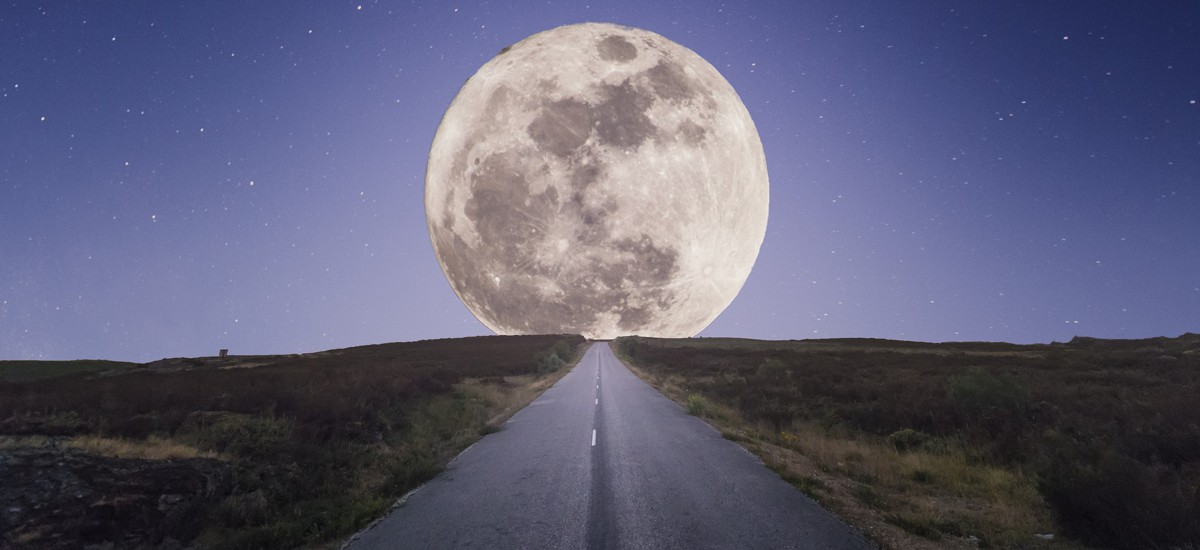
#> input picture lab3/route-fifty-lead-image.jpg, 1200 x 550 px
$ python manual3.py   (older library calls are emulated)
#> lines starting #> are read from the running program, lines starting #| are printed output that depends on the picture; after the words box and inside, x2 and y2 are one past the last pixel; in counts of white or black regions, pixels touching at a corner belong together
import cv2
import numpy as np
from scipy import ndimage as nd
img = cv2.imread('route-fifty-lead-image.jpg')
#> img is the input picture: shape (550, 1200, 3); mean B, G, R 117.5, 93.6, 94

# Q1
gaussian = cv2.GaussianBlur(img, (7, 7), 0)
# cv2.imshow('gaussian', gaussian)

# Q2
canny = cv2.Canny(img, 200, 300)
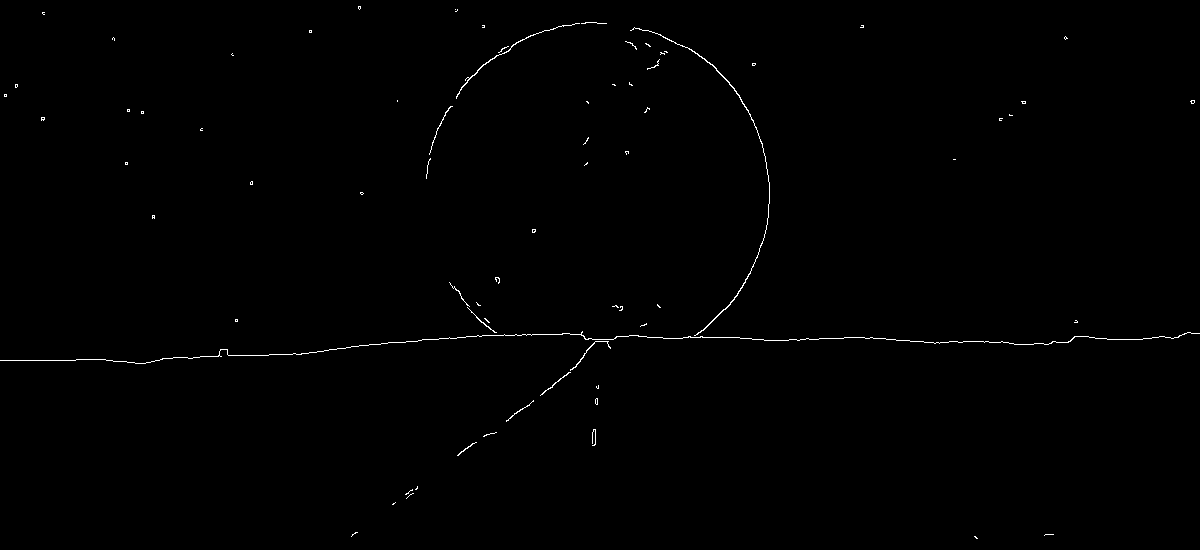
#> canny: shape (550, 1200); 0.43% white in thin lines or dots
# cv2.imshow('canny', canny)

# Q3
sobel_x = cv2.Sobel(img, cv2.CV_64F, 1, 0, ksize=5)
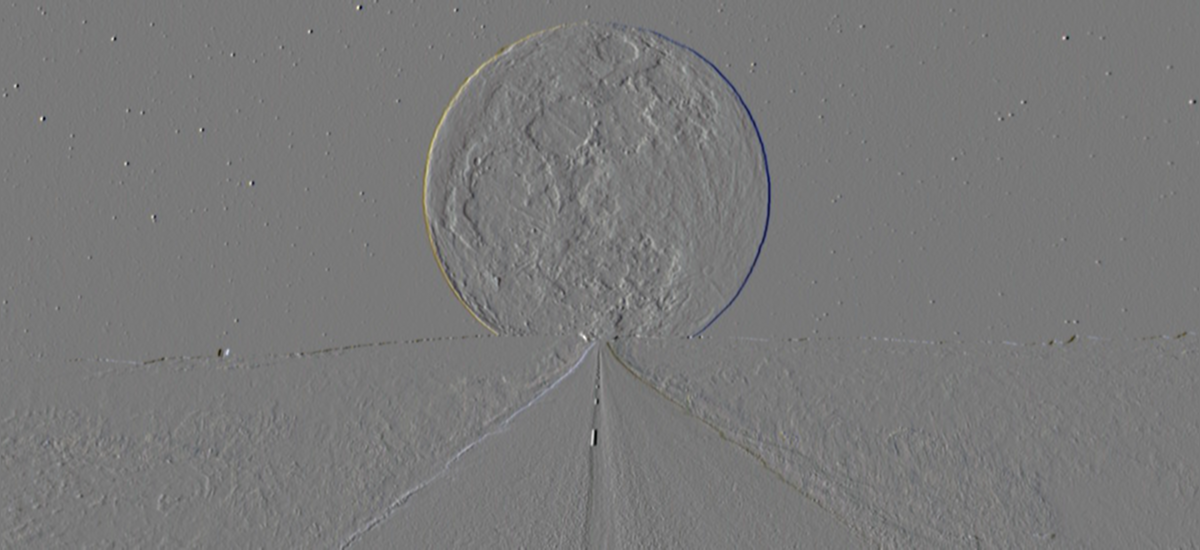
#> sobel_x: shape (550, 1200, 3) float64; mean B, G, R -2.6, -2.2, -2.1; drawn with min black and max white
sobel_y = cv2.Sobel(img, cv2.CV_64F, 0, 1, ksize=5)
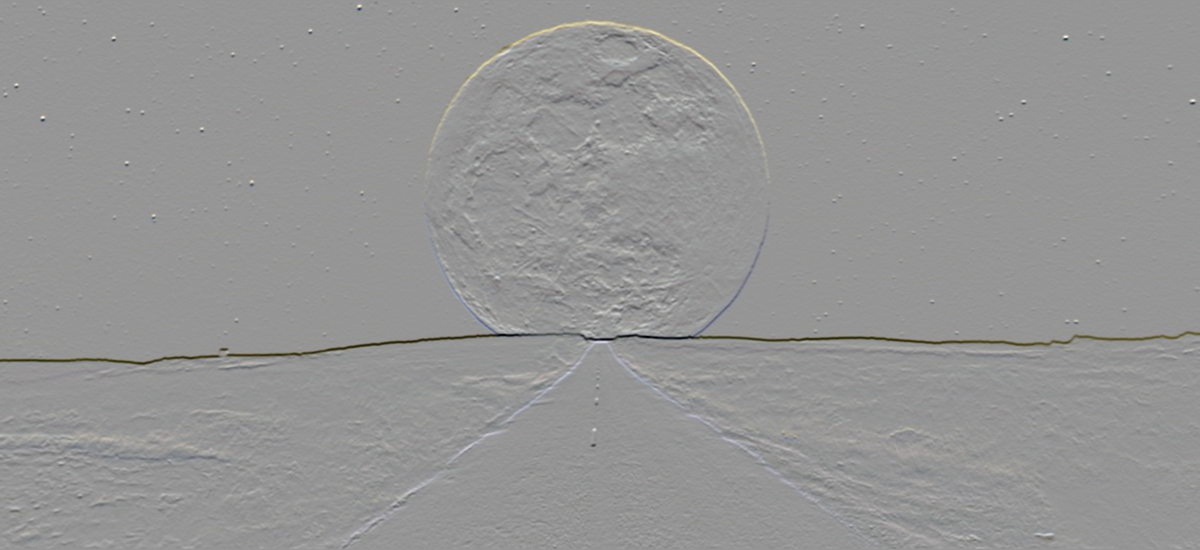
#> sobel_y: shape (550, 1200, 3) float64; mean B, G, R -17.1, -6.7, -4.7; drawn with min black and max white
merged = cv2.add(sobel_x, sobel_y)
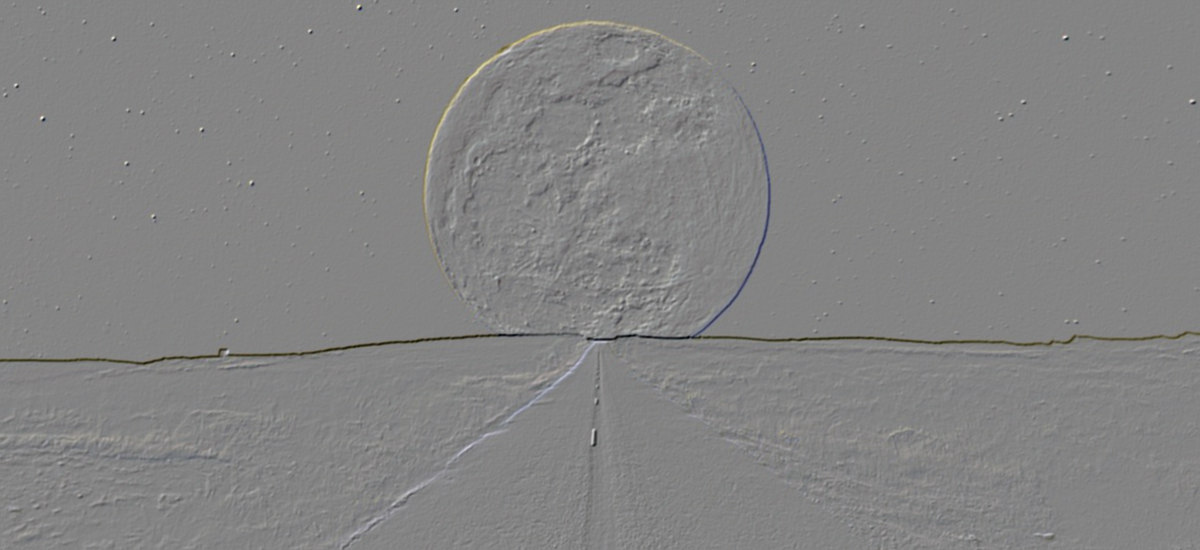
#> merged: shape (550, 1200, 3) float64; mean B, G, R -19.7, -8.8, -6.7; drawn with min black and max white
# cv2.imshow('sobel_x', sobel_x)
# cv2.imshow('sobel_y',sobel_y)
# cv2.imshow('merged', merged)

# Q4
sch_rr_x = cv2.Scharr(img, cv2.CV_64F, 1, 0)
sch_rr_y = cv2.Scharr(img, cv2.CV_64F, 0, 1)
# cv2.imshow('sch_rr_x', sch_rr_x)
# cv2.imshow('sch_rr_y', sch_rr_y)

# Q5
laplacian = cv2.Laplacian(img, cv2.CV_64F)
# cv2.imshow('laplacian', laplacian)

# Q6
kernel_3x3 = np.array([[-1, -1, -1],
                       [-1, 8, -1],
                       [-1, -1, -1]])
#> (the run stopped early here; a loop or call above may not have finished)

$ run again, with lab3/golde.jpg copied over lab3/route-fifty-lead-image.jpg
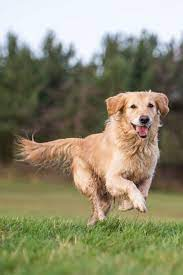
#> input picture lab3/golde.jpg, 183 x 275 px
#> img is the input picture: shape (275, 183, 3); mean B, G, R 112, 138.9, 142.6
#> `canny = cv2.Canny(img, 200, 300)`:
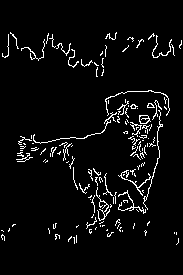
#> canny: shape (275, 183); 4.6% white in thin lines or dots, all inside (x1, y1, x2, y2) = (1, 32, 182, 245)
#> `laplacian = cv2.Laplacian(img, cv2.CV_64F)`:
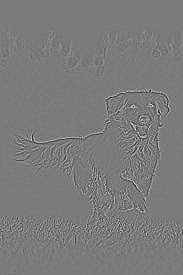
#> laplacian: shape (275, 183, 3) float64; mean B, G, R 0, 0, 0; drawn with min black and max white
